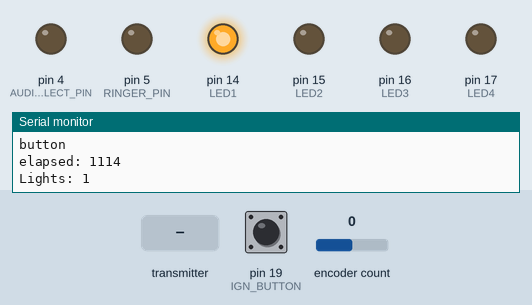
The sketch below on a simulated Arduino Uno, built with avr-gcc and run on an emulated ATmega328P. Shown: output pins drawn as LEDs (lit = HIGH), the last lines printed to the serial monitor. Dashed ring = blinking. Inputs (shaded band) come from the test bench; at power-on: encoder count 0, pin 19 (IGN_BUTTON) HIGH. No radio packets arrive unless stated.

Above: at 1.2 s.
1.3 s: encoder count set to -1
At 2.0 s:
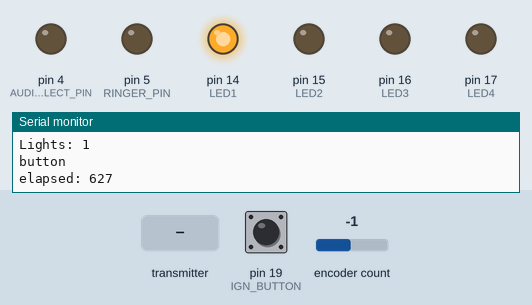
2.8 s: pin 19 (IGN_BUTTON) pulled LOW for 0.15 s
5.9 s: the transmitter starts sending code = 0
7.5 s: pin 19 (IGN_BUTTON) pulled LOW for 1 s
11.5 s: encoder count set to 0
14.5 s: pin 19 (IGN_BUTTON) driven LOW
At 36.27 s:
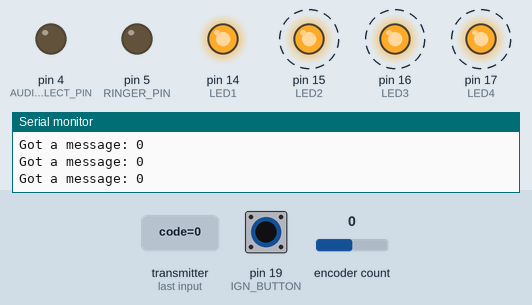
At 36.9 s:
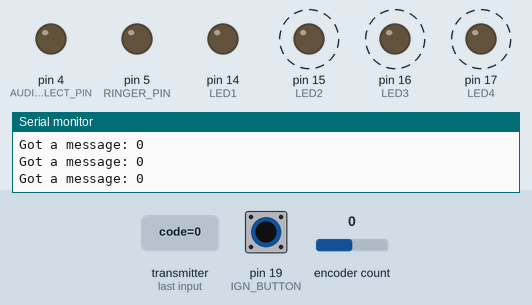
Timing chart, 0 to 38.5 s (numbered marks = the images above; inputs shaded):
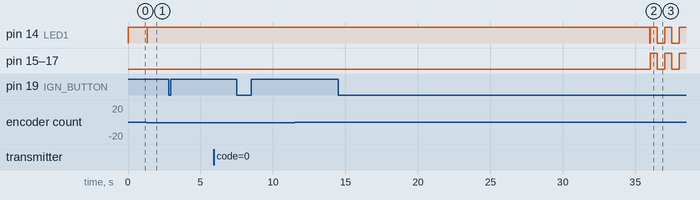

The sketch:

igniter.ino
```cpp
// Igniter for still

#include <SPI.h>
// https://github.com/TMRh20/RF24
#include <RF24.h>
// http://www.pjrc.com/teensy/td_libs_Encoder.html
#include <Encoder.h>


#define RADIO_ENABLE_PIN    9
#define RADIO_SELECT_PIN    10
#define RINGER_CODE         7331
#define DISABLE_CODE        2020

#define AUDIO_SELECT_PIN    4
#define RINGER_PIN          5
#define IGN_BUTTON          19 // A5
#define BRIGHT1             6
#define BRIGHT2             7

#define LED1                14 // A0
#define LED2                15 // A1
#define LED3                16 // A2
#define LED4                17 // A3

#define RESET_TIMEOUT       90 // seconds

// Setup radio
RF24 radio(RADIO_ENABLE_PIN, RADIO_SELECT_PIN);
byte RADIO_ADDRESS[6] = "Still\0";

// Setup the rotary encoder on pins 2 & 3
Encoder knob(3, 2);
volatile long position = 0;
volatile int enc_value = 0;
volatile int lights = 0;
volatile bool enabled = false;
volatile unsigned long last_time = 0;
volatile unsigned long elapsed = 0;


void updateLights() {
    Serial.print("Lights: ");
    Serial.println(lights);

    switch (lights) {
        case 0:
            digitalWrite(LED1, LOW);
            digitalWrite(LED2, LOW);
            digitalWrite(LED3, LOW);
            digitalWrite(LED4, LOW);

            digitalWrite(BRIGHT1, LOW);
            digitalWrite(BRIGHT2, LOW);
            break;

        case 1:
            digitalWrite(LED1, HIGH);
            digitalWrite(LED2, LOW);
            digitalWrite(LED3, LOW);
            digitalWrite(LED4, LOW);

            digitalWrite(BRIGHT1, LOW);
            digitalWrite(BRIGHT2, HIGH);
            break;

        case 2:
            digitalWrite(LED1, HIGH);
            digitalWrite(LED2, HIGH);
            digitalWrite(LED3, LOW);
            digitalWrite(LED4, LOW);

            digitalWrite(BRIGHT1, HIGH);
            digitalWrite(BRIGHT2, LOW);
            break;

        case 3:
            digitalWrite(LED1, HIGH);
            digitalWrite(LED2, HIGH);
            digitalWrite(LED3, HIGH);
            digitalWrite(LED4, LOW);

            digitalWrite(BRIGHT1, HIGH);
            digitalWrite(BRIGHT2, HIGH);
            break;

        case 4:
            digitalWrite(LED1, HIGH);
            digitalWrite(LED2, HIGH);
            digitalWrite(LED3, HIGH);
            digitalWrite(LED4, HIGH);

            digitalWrite(BRIGHT1, HIGH);
            digitalWrite(BRIGHT2, HIGH);
            break;

        default:
            digitalWrite(LED1, HIGH);
            digitalWrite(LED2, HIGH);
            digitalWrite(LED3, HIGH);
            digitalWrite(LED4, HIGH);

            digitalWrite(BRIGHT1, LOW);
            digitalWrite(BRIGHT2, LOW);
            break;
    }
}


bool processEncoder() {
    bool ret = false;
    long new_pos = knob.read();
    if (new_pos != position) {
        long delta = new_pos - position;
        if (delta > 100 || delta == 2) {
            position = new_pos;
            return ret;
        }

        if (delta > 0) {
            enc_value += 1;
            ret = true;
        } else {
            enc_value -= 2;
            ret = true;
        }
        enc_value = constrain(enc_value, 0, 25);
        lights = map(enc_value, 0, 25, 0, 4);
        updateLights();

        // Serial.print("position: ");
        // Serial.print(position);
        // Serial.print(", new_pos: ");
        // Serial.print(new_pos);
        // Serial.print(", enc_Value: ");
        // Serial.print(enc_value);
        // Serial.print(", delta: ");
        // Serial.println(delta);
    }
    position = new_pos;
    return ret;
}


void toggleLights() {
    digitalWrite(LED1, !digitalRead(LED1));
    digitalWrite(LED2, !digitalRead(LED2));
    digitalWrite(LED3, !digitalRead(LED3));
    digitalWrite(LED4, !digitalRead(LED4));
}


void ringRing() {
    // Enable audio2
    digitalWrite(AUDIO_SELECT_PIN, HIGH);

    // ring the phone
    digitalWrite(RINGER_PIN, HIGH);
    delay(400);
    digitalWrite(RINGER_PIN, LOW);
    delay(200);
    digitalWrite(RINGER_PIN, HIGH);
    delay(400);
    digitalWrite(RINGER_PIN, LOW);
}


void resetPhone() {
    // switch back to audio 1
    digitalWrite(AUDIO_SELECT_PIN, LOW);
    enabled = false;
    lights = 0;
    enc_value = 0;
    updateLights();
}


void setup() {
    pinMode(IGN_BUTTON, INPUT_PULLUP);

    // Set Ringer to off by default
    pinMode(RINGER_PIN, OUTPUT);
    digitalWrite(RINGER_PIN, LOW);

    // Set audio select to default (low)
    pinMode(AUDIO_SELECT_PIN, OUTPUT);
    digitalWrite(AUDIO_SELECT_PIN, LOW);

    pinMode(LED1, OUTPUT);
    pinMode(LED2, OUTPUT);
    pinMode(LED3, OUTPUT);
    pinMode(LED4, OUTPUT);
    updateLights();

    last_time = millis();
    enabled = false;


    delay(20);
    position = knob.read();
    Serial.begin(9600);
    Serial.println("ready...");

    radio.begin();
    radio.setPALevel(RF24_PA_MAX);

    radio.openReadingPipe(1, RADIO_ADDRESS);
    radio.enableDynamicAck();
    radio.startListening();
}


void loop() {
    unsigned long code;
    if (radio.available()) {
        while (radio.available()) {
            radio.read(&code, sizeof(unsigned long));
        }
        Serial.print("Got a message: ");
        Serial.println(code);
        if (code == RINGER_CODE) {
            ringRing();
        } else if (code == DISABLE_CODE) {
            resetPhone();
        }
    }

    if (digitalRead(IGN_BUTTON) == HIGH) {
        enabled = true;
        lights = 1;
        enc_value = 6;
        updateLights();
        Serial.println("button");
    }

    if (enabled) {
        unsigned long new_time = millis();
        elapsed = new_time - last_time;
        Serial.print("elapsed: ");
        Serial.println(elapsed);

        // in-active timeout
        if (elapsed > RESET_TIMEOUT*1000) {
            elapsed = 0;
            enabled = false;
            lights = 0;
            updateLights();
            Serial.println("timeout");
        }

        if (processEncoder()) {
            last_time = new_time;
        }

     } else {
        // element is in-active
        unsigned long new_time = millis();
        if (new_time - last_time >= 500) {
            toggleLights();
            last_time = new_time;
            Serial.println("toggle");
        }
    }
}
```

Measured:
- after the input at 1.3 s, pin 14 (LED1): HIGH → LOW at once, → HIGH 0.01 s later
- after the input at 14.5 s, pin 15 (LED2), pin 16 (LED3), pin 17 (LED4): alternates HIGH for 0.50 s and LOW for 0.50 s, starting after 21.5 s
